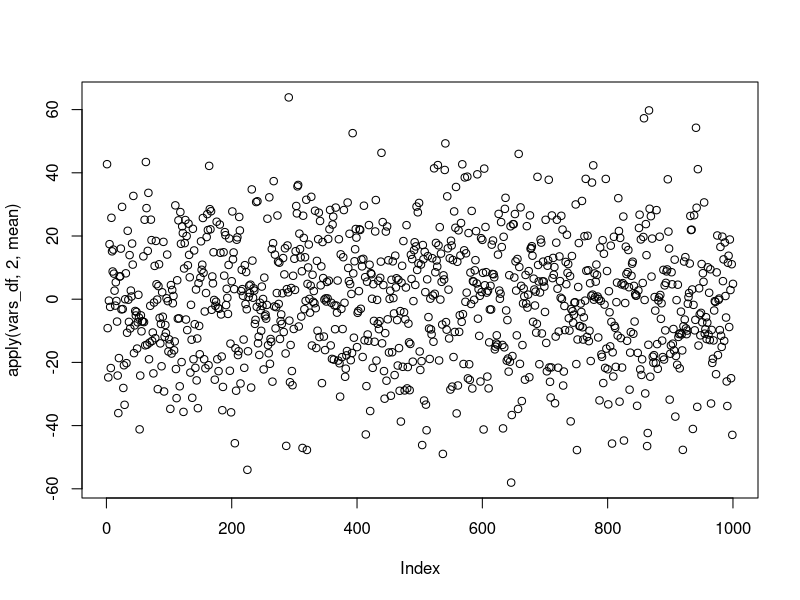
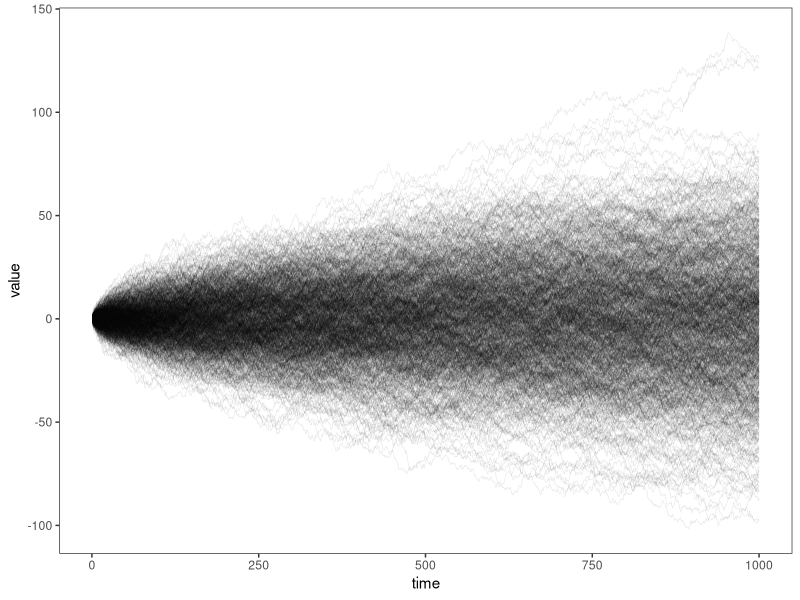

Source code (R) for these figures, in order:
t <- 1000  # The sample size of the model
n <- 1000  # The repeated VARs we want to obtain and average
vars_df <- data.frame(matrix(ncol=n,nrow=(t)))
  
  {
  start.time <- Sys.time()
  for (x in 1:n){
  
  yt <- 0
  et <- rnorm(t, mean = 0, sd =1)  # Generating error terms
  yt <- et[1] # Initializing the time series
  vars_df[1,x] = yt[1]
  
  #Generating the time series
  for (i in 2:t) {
    yt[i] <- yt[i-1]+et[i]
    vars_df[(i),x] = yt[i]
  }
  
  
  }
  
  end.time <- Sys.time()
  time.taken <- end.time - start.time
  
  }
  time.taken

#Proof that the mean oscilates around zero   
mean(apply(vars_df, 2, mean))
plot(apply(vars_df, 2, mean))

#Graphs of the time series
  {
    library(ggplot2)
    library(reshape2)
  
    vars_df <- t(vars_df)
    rownames(vars_df) <- paste("trial", seq(n), sep = "")
    colnames(vars_df) <- paste("time", seq(t), sep = "")
    
    dat <- as.data.frame(vars_df)
    dat$trial <- rownames(dat)
    mdat <- melt(dat, id.vars = "trial")
    mdat$time <- as.numeric(gsub("time", "", mdat$variable))
    
    
    ggplot(mdat, aes(x=time, y=value, group=trial)) +
      theme_bw() +
      theme(panel.grid=element_blank()) +
      geom_line(size=0.2, alpha=0.1)
  }
